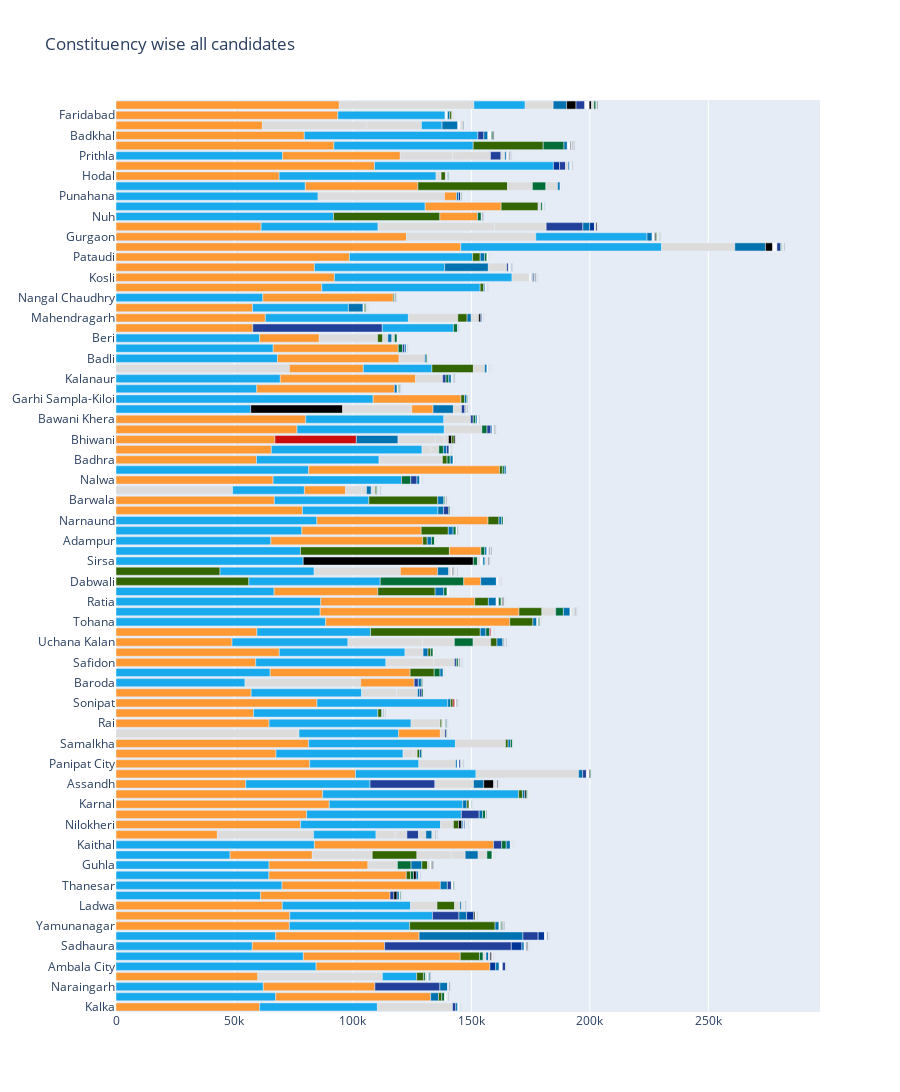

Notebook code for this chart:
### Markdown cell above
# Constuitency wise analysis

### Code cell
# All constituencies at a glance 
fig = go.Figure()
fig.add_traces(go.Bar(y=result['Constituency Name'], x=result['Total Votes'], customdata=result[['Abb','Candidate']],
                      orientation='h', marker_color=result['Color'], hovertemplate='%{y}<br>%{customdata[1]}<br>%{customdata[0]} %{x} votes',
                      hovertext=list(zip(result['Abb'],result['Candidate'])), name=''))
fig.update_layout(title='Constituency wise all candidates', height=1500)

### Figure 1 — Plotly figure (JSON) as saved in the notebook; plotly's stock layout.template omitted (floating-point values rounded to 4 significant figures; data arrays with more than 128 entries replaced by an {"elided": "..."} marker saying what was removed)
{"data": [{"customdata": {"elided": "1121x2 str values"}, "hovertemplate": "%{y}<br>%{customdata[1]}<br>%{customdata[0]} %{x} votes", "hovertext": {"elided": "1121 str values"}, "marker": {"color": {"elided": "1121 str values"}}, "name": "", "orientation": "h", "type": "bar", "x": {"elided": "1121 int values"}, "y": {"elided": "1121 str values"}}], "layout": {"height": 1500, "title": {"text": "Constituency wise all candidates"}}}
